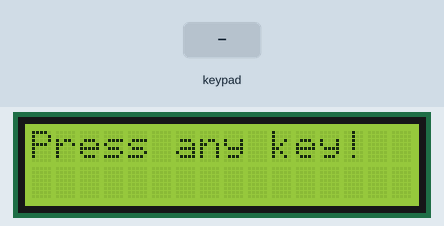
Recording of a sketch running on a simulated Arduino Uno, built with avr-gcc and run on an emulated ATmega328P. On the bench: 16×2 character LCD. Inputs (shaded band) come from the test bench. What the sketch prints to the serial monitor is not drawn.

Above: at 1.2 s.
1.3 s: keypad keys 8 7 6 5 # pressed 0.4 s apart
At 3.3 s:
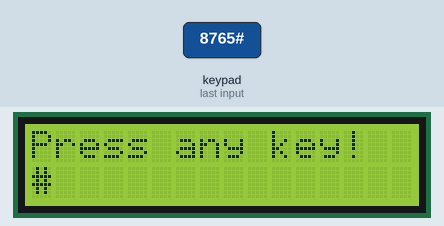
4.8 s: key '*' pressed
At 5.9 s:
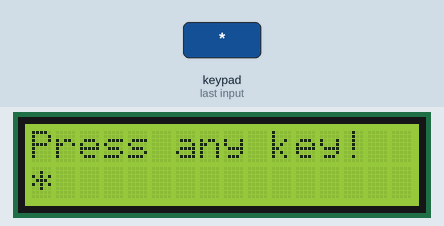
6.3 s: key '1' pressed
At 7.2 s:
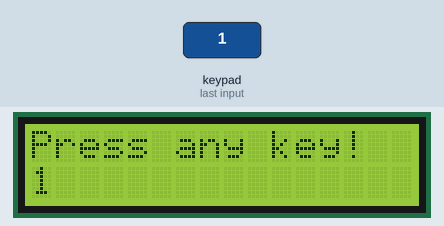
7.8 s: keypad keys 4 3 2 pressed 0.4 s apart
At 9.9 s:
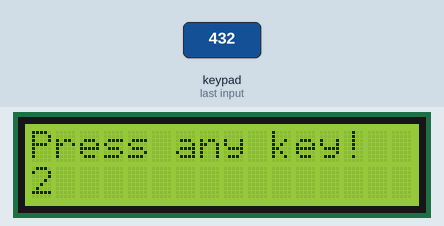
10.5 s: key '#' pressed
At 11.3 s:
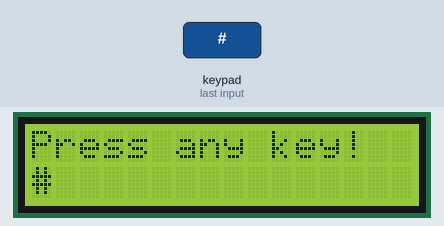
12.0 s: key '2' pressed
At 12.6 s:
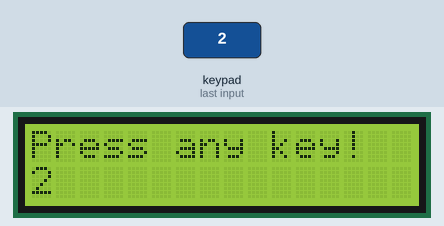
Timing chart, 0 to 14.5 s (numbered marks = the images above; inputs shaded):
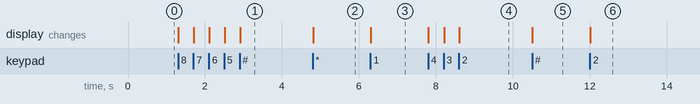

The sketch:

MatrKb.ino
```cpp
#include <Wire.h>

#include <Key.h>
#include <Keypad.h>

#include <LiquidCrystal_I2C.h>

LiquidCrystal_I2C lcd(0x27, 16, 2);
const byte ROWS = 4; //число строк клавиатуры
const byte COLS = 3; //число столбцов клавиатуры

char hexaKeys[ROWS][COLS] = {
      {'1','2','3'},
      {'4','5','6'},
      {'7','8','9'},
      {'*','0','#'}
};

byte rowPins[ROWS] = {8, 7, 6, 5}; //к каким выводам подключаем управление строками

byte colPins[COLS] = {4, 3, 2}; //к каким выводам подключаем управление столбцами

Keypad customKeypad = Keypad( makeKeymap(hexaKeys), rowPins, colPins, ROWS, COLS);

void setup(){
      Serial.begin(9600);

      lcd.init(); // Инициализируем экран
      lcd.backlight();
}

void loop(){
      lcd.setCursor(0,0); //устанавливаем курсор на начало первой строки
      lcd.print("Press any key!");
      char customKey = customKeypad.getKey();
      if (customKey){
            Serial.println(customKey);
            lcd.setCursor(0,1); //устанавливаем курсор на начало второй строки
            lcd.print(customKey);
      }
}
```

Measured:
- after the input at 1.3 s, the display: first changes at once (image 1 shows a later state)
- after the input at 4.8 s, the display: changes at once (image 2)
- after the input at 6.3 s, the display: changes at once (image 3)
- after the input at 7.8 s, the display: first changes at once (image 4 shows a later state)
- after the input at 10.5 s, the display: changes at once (image 5)
- after the input at 12.0 s, the display: changes at once (image 6)
